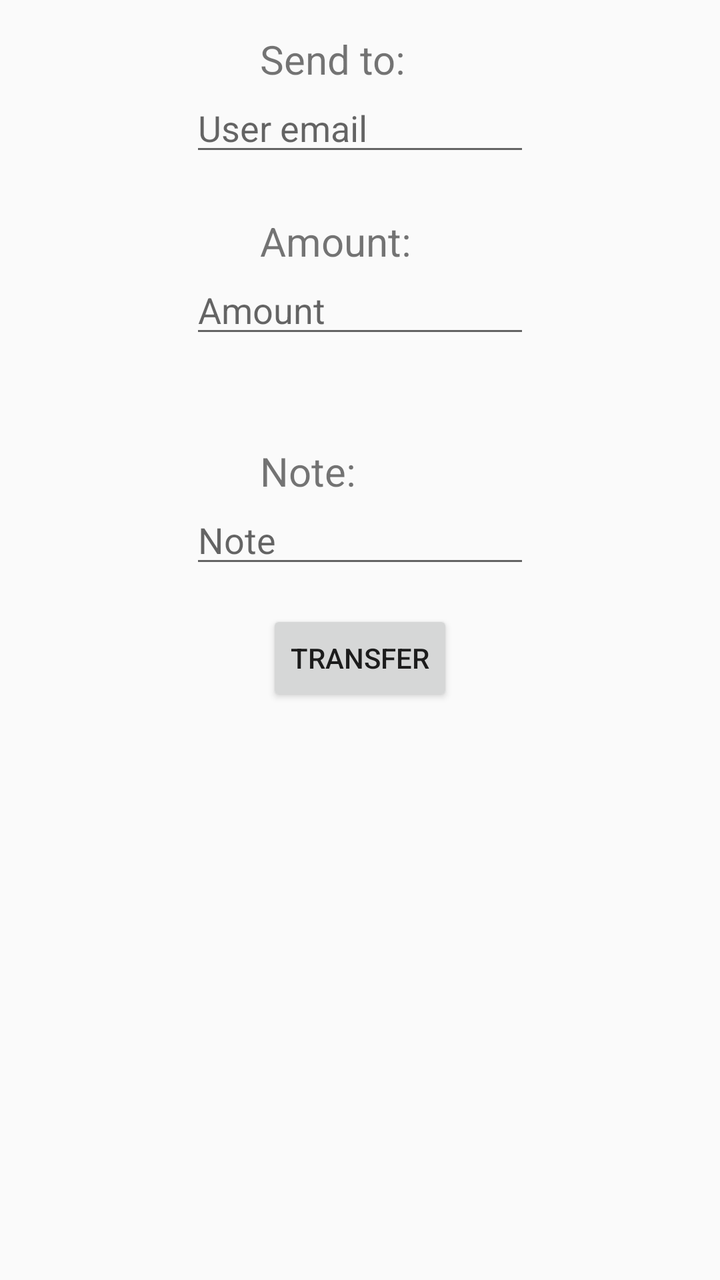
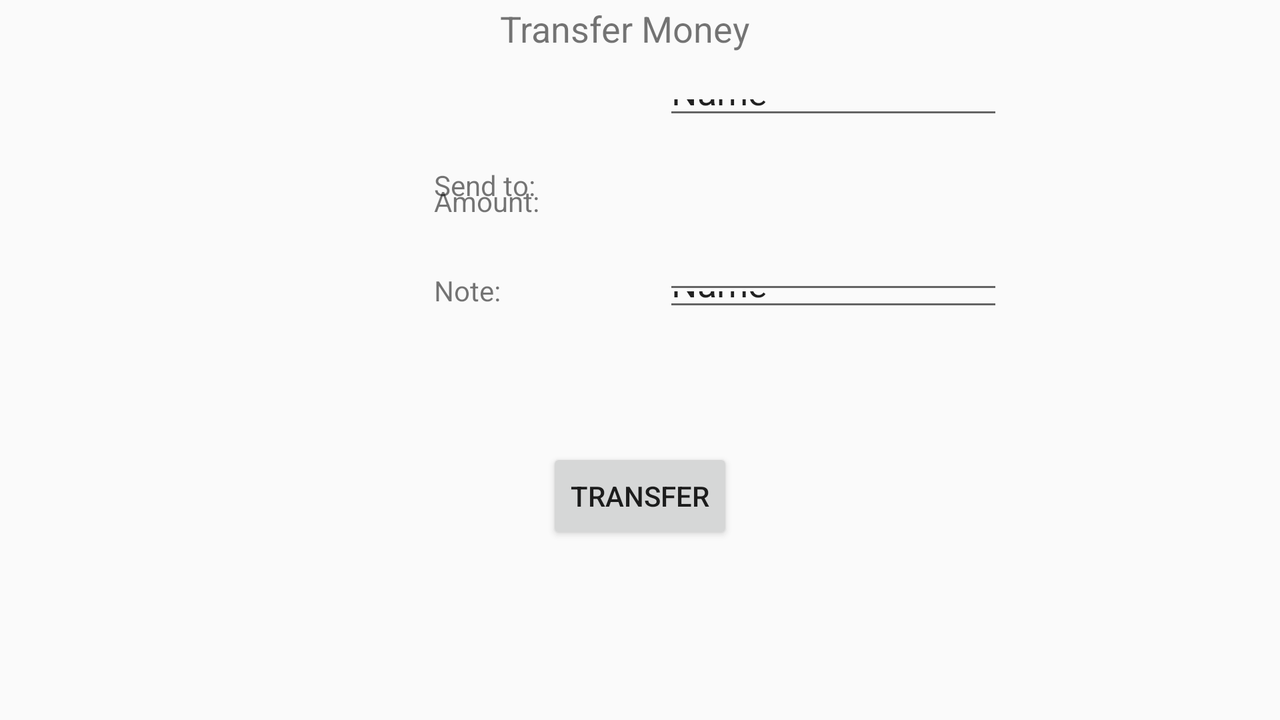

The same Android screen from two of the app's own layout files: first res/layout/ as a phone draws it, then the repository's variant for another configuration, drawn on a device whose configuration selects that folder. Both files follow.
<!-- AndroidManifest.xml: application theme AppTheme -->
<!-- res/layout/activity_transfer.xml -->
<?xml version="1.0" encoding="utf-8"?>
<LinearLayout
    xmlns:android="http://schemas.android.com/apk/res/android"
    android:layout_width="match_parent"
    android:layout_height="match_parent"
    android:orientation="vertical"
    android:layout_margin="16dp">


    <TextView
        android:id="@+id/sendToLbl"
        android:layout_width="100dp"
        android:layout_height="wrap_content"
        android:layout_gravity="center"
        android:text="Send to:"
        android:textSize="20sp" />
    <EditText
        android:id="@+id/sendToTxt"
        android:layout_width="170dp"
        android:layout_height="40dp"
        android:layout_marginBottom="24dp"
        android:layout_gravity="center"
        android:ems="10"
        android:hint="User email"
        android:inputType="textPersonName"
        android:textSize="18sp" />


    <TextView
        android:id="@+id/amountLbl"
        android:layout_width="100dp"
        android:layout_height="wrap_content"
        android:layout_gravity="center"

        android:text="Amount:"
        android:textSize="20sp" />

    <EditText
        android:id="@+id/amountTxt"
        android:layout_width="170dp"
        android:layout_height="40dp"
        android:layout_marginBottom="48dp"

        android:layout_gravity="center"
        android:ems="10"
        android:hint="Amount"
        android:inputType="numberDecimal"
        android:textSize="18sp" />





    <TextView
        android:id="@+id/noteLbl"
        android:layout_width="100dp"
        android:layout_height="wrap_content"
        android:layout_gravity="center"

        android:text="Note:"
        android:textSize="20sp" />

    <EditText
        android:id="@+id/noteTxt"
        android:layout_width="170dp"
        android:layout_height="40dp"
        android:layout_gravity="center"
        android:layout_marginBottom="16dp"
        android:ems="10"
        android:hint="Note"
        android:inputType="textPersonName"
        android:textSize="18sp" />

    <Button
        android:id="@+id/transferBtn"
        android:layout_width="wrap_content"
        android:layout_height="wrap_content"
        android:layout_gravity="center"
        android:text="Transfer" />

</LinearLayout>
<!-- resources referenced by this layout -->
<resources>
  <!-- from res/values-v21/ -->
  <style name="AppTheme" parent="Theme.AppCompat.Light.DarkActionBar">
          
          <item name="colorPrimary">@color/colorPrimary</item>
          
          <item name="colorAccent">@color/colorAccent</item>
          <item name="colorPrimaryDark">@color/colorAccent</item>
          <item name="android:navigationBarColor">@color/darkgrey</item>
      </style>
  <color name="colorPrimary">#3f51b5</color>
  <color name="colorAccent">#30398b</color>
  <color name="darkgrey">#A9A9A9</color>
</resources>
<!-- res/layout-land/activity_transfer.xml (the repository's variant of the layout above) -->
<!-- drawn on the phone turned sideways -->
<?xml version="1.0" encoding="utf-8"?>
<android.support.constraint.ConstraintLayout xmlns:android="http://schemas.android.com/apk/res/android"
    xmlns:app="http://schemas.android.com/apk/res-auto"
    xmlns:tools="http://schemas.android.com/tools"
    android:layout_width="match_parent"
    android:layout_height="match_parent"
    tools:context=".TransferActivity"
    tools:layout_editor_absoluteY="73dp">

    <EditText
        android:id="@+id/sendToTxt"
        android:layout_width="170dp"
        android:layout_height="25dp"
        android:ems="10"
        android:inputType="textPersonName"
        android:text="Name"
        app:layout_constraintBottom_toBottomOf="parent"
        app:layout_constraintEnd_toEndOf="parent"
        app:layout_constraintHorizontal_bias="0.706"
        app:layout_constraintStart_toStartOf="parent"
        app:layout_constraintTop_toTopOf="parent"
        app:layout_constraintVertical_bias="0.118" />

    <EditText
        android:id="@+id/amountTxt"
        android:layout_width="170dp"
        android:layout_height="25dp"
        android:layout_marginTop="8dp"
        android:layout_marginBottom="208dp"
        android:ems="10"
        android:inputType="numberDecimal"
        app:layout_constraintBottom_toBottomOf="parent"
        app:layout_constraintEnd_toEndOf="parent"
        app:layout_constraintHorizontal_bias="0.706"
        app:layout_constraintStart_toStartOf="parent"
        app:layout_constraintTop_toTopOf="parent"
        app:layout_constraintVertical_bias="1.0" />

    <TextView
        android:id="@+id/sendtToLbl"
        android:layout_width="100dp"
        android:layout_height="25dp"
        android:layout_marginBottom="252dp"
        android:text="Send to:"
        app:layout_constraintBottom_toBottomOf="parent"
        app:layout_constraintEnd_toEndOf="parent"
        app:layout_constraintHorizontal_bias="0.402"
        app:layout_constraintStart_toStartOf="parent"
        app:layout_constraintTop_toTopOf="parent"
        app:layout_constraintVertical_bias="1.0" />

    <TextView
        android:id="@+id/amountLbl"
        android:layout_width="100dp"
        android:layout_height="25dp"
        android:text="Amount:"
        app:layout_constraintBottom_toBottomOf="parent"
        app:layout_constraintEnd_toEndOf="parent"
        app:layout_constraintHorizontal_bias="0.402"
        app:layout_constraintStart_toStartOf="parent"
        app:layout_constraintTop_toTopOf="parent"
        app:layout_constraintVertical_bias="0.272" />

    <TextView
        android:id="@+id/noteLbl"
        android:layout_width="100dp"
        android:layout_height="25dp"
        android:text="Note:"
        app:layout_constraintBottom_toBottomOf="parent"
        app:layout_constraintEnd_toEndOf="parent"
        app:layout_constraintHorizontal_bias="0.402"
        app:layout_constraintStart_toStartOf="parent"
        app:layout_constraintTop_toTopOf="parent"
        app:layout_constraintVertical_bias="0.405" />

    <EditText
        android:id="@+id/noteTxt"
        android:layout_width="170dp"
        android:layout_height="25dp"
        android:ems="10"
        android:inputType="textPersonName"
        android:text="Name"
        app:layout_constraintBottom_toBottomOf="parent"
        app:layout_constraintEnd_toEndOf="parent"
        app:layout_constraintHorizontal_bias="0.706"
        app:layout_constraintStart_toStartOf="parent"
        app:layout_constraintTop_toTopOf="parent"
        app:layout_constraintVertical_bias="0.405" />

    <Button
        android:id="@+id/transferBtn"
        android:layout_width="wrap_content"
        android:layout_height="wrap_content"
        android:text="Transfer"
        app:layout_constraintBottom_toBottomOf="parent"
        app:layout_constraintEnd_toEndOf="parent"
        app:layout_constraintStart_toStartOf="parent"
        app:layout_constraintTop_toTopOf="parent"
        app:layout_constraintVertical_bias="0.718" />

    <TextView
        android:id="@+id/textView5"
        android:layout_width="140dp"
        android:layout_height="25dp"
        android:text="Transfer Money"
        android:textSize="18sp"
        app:layout_constraintBottom_toBottomOf="parent"
        app:layout_constraintEnd_toEndOf="parent"
        app:layout_constraintStart_toStartOf="parent"
        app:layout_constraintTop_toTopOf="parent"
        app:layout_constraintVertical_bias="0.006" />

</android.support.constraint.ConstraintLayout>
